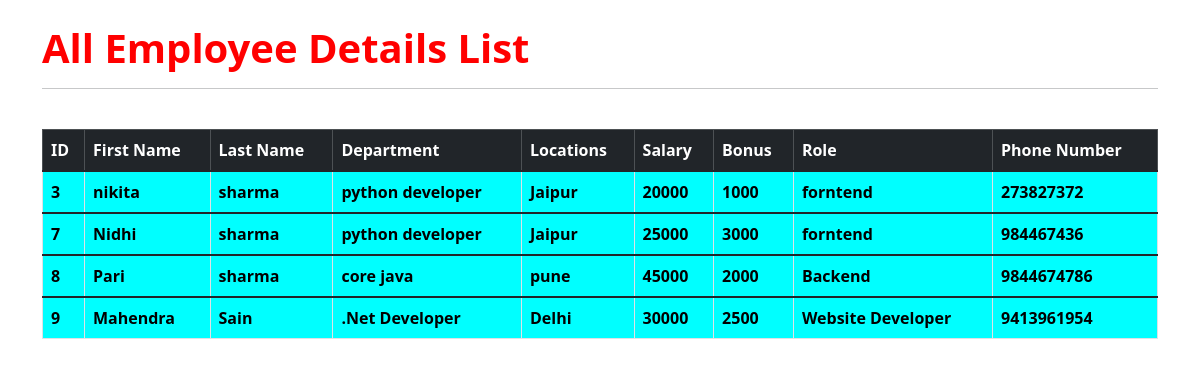
Screenshot of /all-Employee with the database file from the repository.
### company_app/models.py (models this page shows, shortened)
class Employee(models.Model):
    First_name = models.CharField(max_length=100)
    Last_name = models.CharField(max_length=100)
    salary=models.IntegerField(default=0)
    bonus=models.IntegerField(default=0)
    phone=models.IntegerField(default=0)
    role=models.ForeignKey(Role,on_delete=models.CASCADE)
    dpartment = models.ForeignKey(Department,on_delete=models.CASCADE)
    def __str__(self) -> str:
        return self.First_name

class Department(models.Model):
    name=models.CharField(max_length=100)
    location=models.CharField(max_length=200)

class Role(models.Model):
    name=models.CharField(max_length=100,null=False)

### company_app/views.py (the view)
# urls.py: path('all-Employee',views.All_Employee,name='all-Employee'),
def All_Employee(request):
    emps=Employee.objects.all()
    context = {
        'emps':emps
    }
    print(context)
    return render(request,'All_Employee.html',context)

### templates/All_Employee.html (shortened to what this page needs)
<!DOCTYPE html>
<html lang="en">
<head>
  <link href="https://cdn.jsdelivr.net/npm/bootstrap@5.3.2/dist/css/bootstrap.min.css" rel="stylesheet"
 />
</head>
<body>
  <div class="container">
    <br>
    <h1 style="color: red;"><b>All Employee Details List</h1>
    <b>
      <hr>
    </b> <br>
    <table class="table table-bordered">
      <thead>
        <tr class="table-dark" style="background-color: bisque;">
          <th scope="col">ID</th>
          <th scope="col">First Name</th>
          <th scope="col">Last Name</th>
          <th scope="col">Department</th>
          <th scope="col">Locations</th>
          <th scope="col">Salary</th>
          <th scope="col">Bonus</th>
          <th scope="col">Role</th>
          <th scope="col">Phone Number</th>
        </tr>
      </thead>
      {% for i in emps %}
      <tbody class="table-group-divider">
        <tr>
          <th style="background-color: cyan;" scope="row"> <b>{{i.id}}</th>
          <td style="background-color: aqua;"> <b>{{i.First_name}}</td>
          <td style="background-color: aqua;"> <b>{{i.Last_name}}</td>
          <td style="background-color: aqua;"><b>{{i.dpartment.name}}</td>
          <td style="background-color: aqua;"> <b>{{i.dpartment.location}}</td>
          <td style="background-color: aqua;"> <b>{{i.salary}}</td>
          <td style="background-color: aqua;"> <b>{{i.bonus}}</td>
          <td style="background-color: aqua;"> <b>{{i.role.name}}</td>
          <td style="background-color: aqua;"><b>{{i.phone}}</td></b>
        </tr>
      </tbody>
      {% endfor %}
    </table>
</body>
</html>

### rows the page displays
Employee: id "3", First_name "nikita", Last_name "sharma", dpartment.name "python developer", dpartment.location "Jaipur", salary "20000", bonus "1000", role.name "forntend", phone "273827372"
Employee: id "7", First_name "Nidhi", Last_name "sharma", dpartment.name "python developer", dpartment.location "Jaipur", salary "25000", bonus "3000", role.name "forntend", phone "984467436"
Employee: id "8", First_name "Pari", Last_name "sharma", dpartment.name "core java", dpartment.location "pune", salary "45000", bonus "2000", role.name "Backend", phone "9844674786"
Employee: id "9", First_name "Mahendra", Last_name "Sain", dpartment.name ".Net Developer", dpartment.location "Delhi", salary "30000", bonus "2500", role.name "Website Developer", phone "9413961954"
